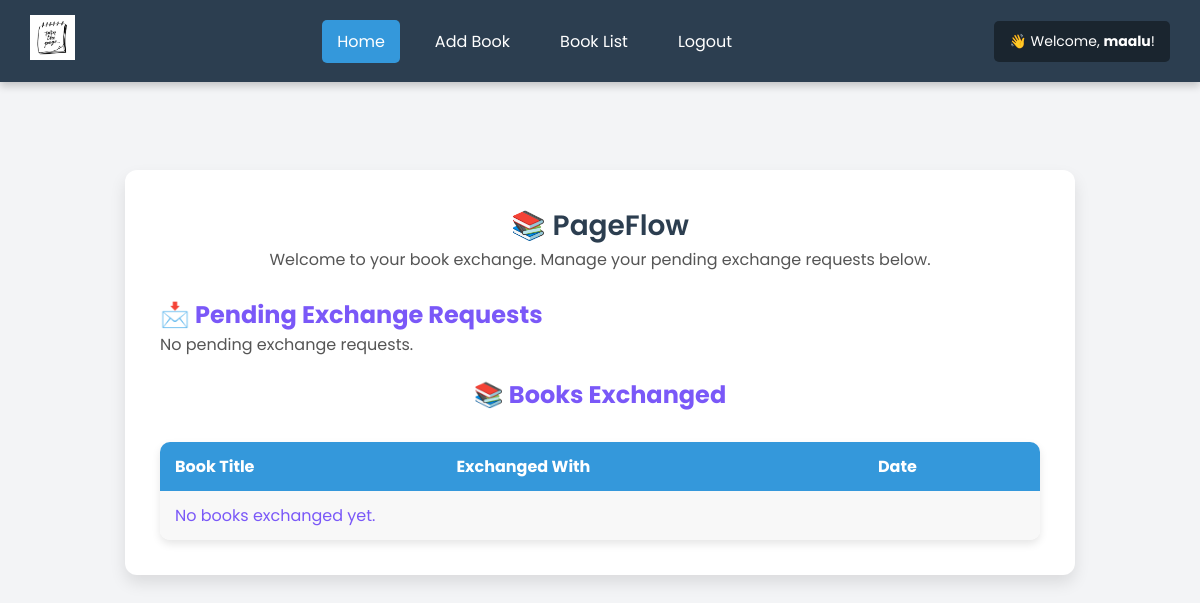
The app's page /buyerhome/ (signed in), older data.
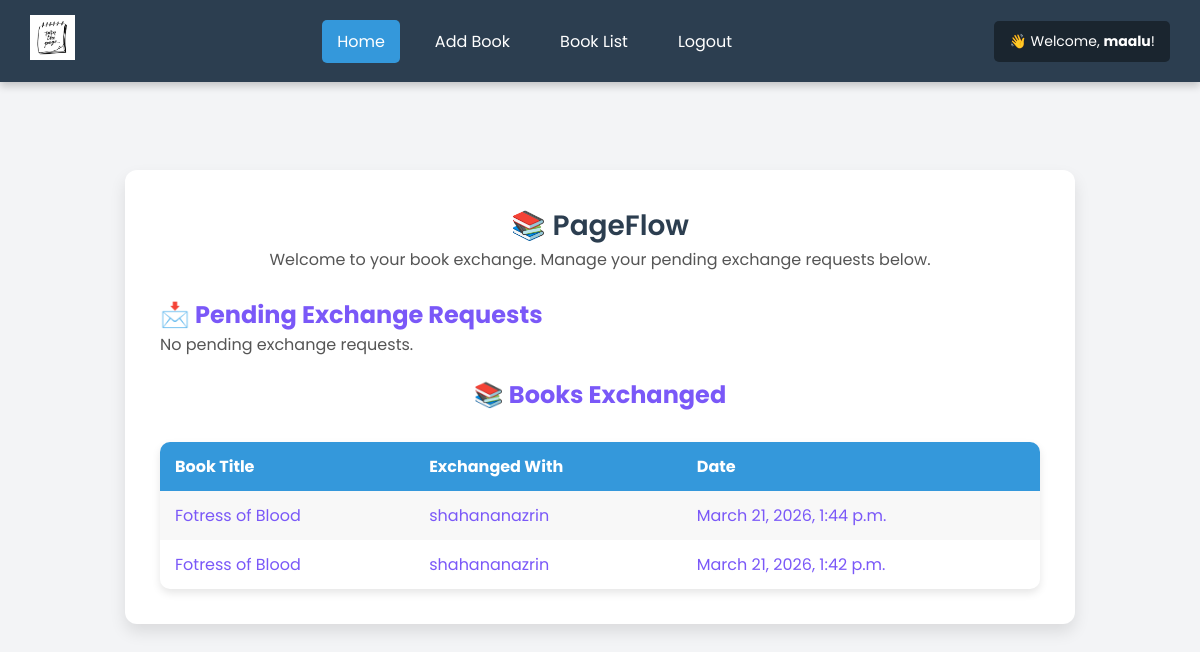
The same page, newer data.
### app/models.py (models this page shows, shortened)
class Book(models.Model):
    title = models.CharField(max_length=200)
    author = models.CharField(max_length=200)
    description = models.TextField()
    owner = models.ForeignKey(User, on_delete=models.CASCADE, related_name='books')
    available = models.BooleanField(default=True)
    image = models.ImageField(upload_to='book_images/', blank=True, null=True)  # New field

class ExchangeRequest(models.Model):
    book = models.ForeignKey(Book, on_delete=models.CASCADE)
    requester = models.ForeignKey(User, on_delete=models.CASCADE, related_name='requests')
    receiver = models.ForeignKey(User, on_delete=models.CASCADE, related_name='received_requests')
    status = models.CharField(max_length=20, choices=[('pending', 'Pending'), ('approved', 'Approved'), ('rejected', 'Rejected'), ('completed', 'Completed')], default='pending')
    created_at = models.DateTimeField(auto_now_add=True)

### app/views.py (the view)
# urls.py: path('buyerhome/',views.buyerhome,name='buyerhome'),
@login_required
def buyerhome(request):
    pending_requests = ExchangeRequest.objects.filter(receiver=request.user, status="pending")
    completed_exchanges = ExchangeRequest.objects.filter(
        Q(requester=request.user) | Q(receiver=request.user),
        status="completed"
    )
    exchanged_users = set()
    exchanged_books = []
    for exchange in completed_exchanges:
        if exchange.requester == request.user:
            exchanged_users.add(exchange.receiver)
        else:
            exchanged_users.add(exchange.requester)
        exchanged_books.append({
            'book': exchange.book,
            'with_user': exchange.receiver if exchange.requester == request.user else exchange.requester,
            'date': exchange.created_at
        })
    return render(request, 'buyer/buyerhome.html', {
        'pending_requests': pending_requests,
        'user_name': request.user.username,
        'exchanged_users': exchanged_users,  # Pass exchanged users list
        'exchanged_books': exchanged_books  # Pass exchanged books list
    })

### templates/buyer/buyerhome.html (shortened to what this page needs)
<!DOCTYPE html>
<html lang="en">
<head>
</head>
<body>
<nav>
    <div class="logo">
        <a href="../buyerhome">
            <img src="../static/hand-drawn-lettering-card-inscription-turn-page-perfect-abstract-design-greeting-cards-posters-tshirts-banners-print-invitations_317038-852.avif" alt="Logo">
        </a>
    </div>
    <ul class="nav-links">
        <li><a class="active" href="../">Home</a></li>
        <li><a href="../add_book">Add Book</a></li>
        <li><a href="../book_list">Book List</a></li>
        <li><a href="../logout">Logout</a></li>
    </ul>
    <div class="welcome-message">
        <span>👋 Welcome, <strong>{{ user_name }}</strong>!</span>
    </div>
</nav>
<div class="container">
    <h1>📚 PageFlow </h1>
    <p>Welcome to your book exchange. Manage your pending exchange requests below.</p>
    <div class="requests">
        <h2>📩 Pending Exchange Requests</h2>
        {% if pending_requests %}
            {% for request in pending_requests %}
                <div class="request-item">
                    <span><strong>{{ request.requester.username }}</strong> wants to exchange "<strong>{{ request.book.title }}</strong>"</span>
                    <a class="manage-btn" href="{% url 'manage_exchange' request.id %}">Manage</a>
                </div>
            {% endfor %}
        {% else %}
            <p>No pending exchange requests.</p>
        {% endif %}
    </div>
    <h2>📚 Books Exchanged</h2>
    <table class="exchange-table">
        <tr>
            <th>Book Title</th>
            <th>Exchanged With</th>
            <th>Date</th>
        </tr>
        {% for exchange in exchanged_books %}
        <tr>
            <td>{{ exchange.book.title }}</td>
            <td>{{ exchange.with_user.username }}</td>
            <td>{{ exchange.date }}</td>
        </tr>
        {% empty %}
        <tr>
            <td colspan="3">No books exchanged yet.</td>
        </tr>
        {% endfor %}
    </table>
</div>
</body>
</html>

Row changes from the older to the newer data that the page shows:
now on this page (row edited): Book: book "Fotress of Blood", with_user.username "shahananazrin", date "March 21, 2026, 1:44 p.m.", date "March 21, 2026, 1:42 p.m."
Text that changed along with them:
text no longer shown: "No books exchanged yet."
